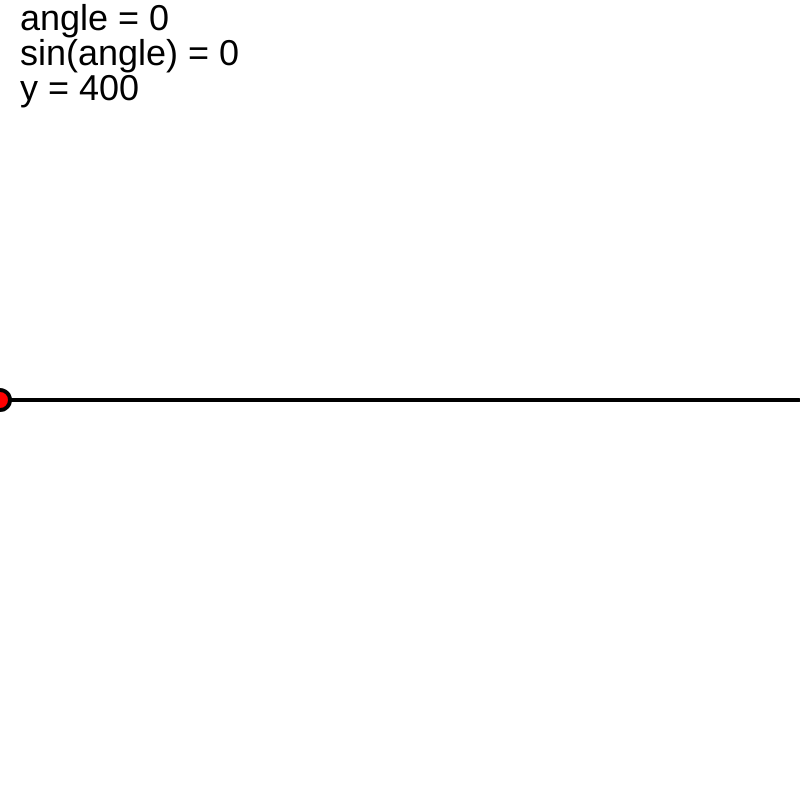
Frame 1 (no input)
Frame 60 (no input): identical to frame 1, image omitted
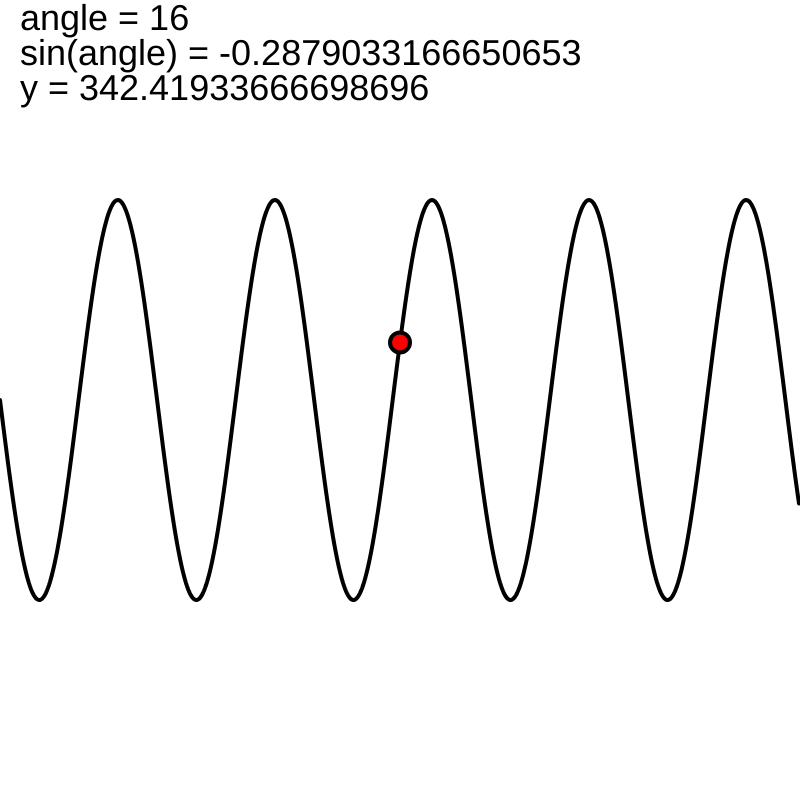
Frame 120 (the mouse pressed at the canvas centre since frame 60)

The p5.js sketch that drew these frames (run headless with seeded random() and noise() and a simulated clock; from frame 60 on, the mouse is pressed at the canvas centre):

// p5.js sketch
// ── sketch.js
function setup() {
  createCanvas(800, 800);
  textSize(36);
}

function draw() {
  background(255);
  
  var zoom = mouseY * 0.0001;
  
  noFill();
  strokeWeight(4);
  beginShape();
  for (var i=0; i<width; i++) {
    var angle = i * zoom;
    var value = sin(angle);
    vertex(i, 400 + 200 * value);
  }
  endShape();
  
  var angle = mouseX * zoom;
  var value = sin(angle);
  var y = 400 + 200 * value;  // oscillate between 200 and 600
  
  fill(0);
  text("angle = "+angle, 20, 30);
  text("sin(angle) = "+sin(angle), 20, 65);
  text("y = "+y, 20, 100);
  
  fill(255, 0, 0);
  ellipse(mouseX, y, 20, 20);
  
}
